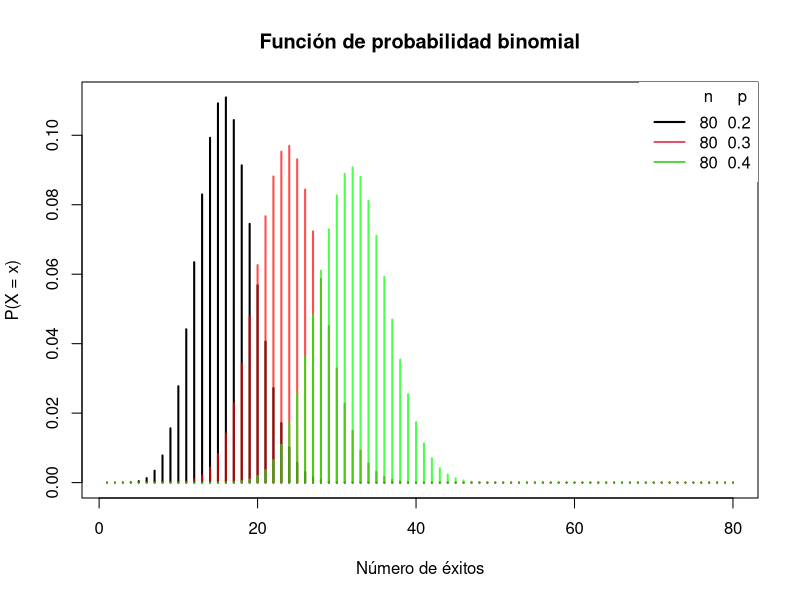

Write R code to recreate this figure.
# Aplicación Distribución Binomial 

# Ejercicio 1. 

# El 10 % de los articulos producidos por una máquina
# son defectuosos. Si elije una muestra aleatoria con 
# reemplazo de 6 articulos :

# a) Determinar la probabilidad que 2 articulos sean defectuosos.
# b) Determinar la probabilidad que al menos un articulo sea defectuoso.
# c) Determinar la probabilidad que sea mayos a 4 articulos

# Solución 

# Utilizamos dbinom
# Función de masa de probabilidad Binomial
# (Función de probabilidad)

# dbinom(x,n,p)

# para resolver el punto a reemplazamos los valores de x, n, p

dbinom(2,6,0.1)

# Para resolver el punto b reemplazamos

1-dbinom(0,6,0.1)

# para resolver el punto c reemplazamos 

1-pbinom(4,6,0.1)

# Ejercicio 2. 

# La última novela de un autor ha tenido un gran éxito, hasta el punto 
# de que el 80% de los lectores ya lan leido.Un grupo 
# de 4 amigos son aficionados a la lectura :

# a) ¿ Cuál es la probabilidad de que en el grupo hayan leido la novela 2 personas ?
# b) ¿ y cómo máximo 2 ?

# Solución 

#  Punto a reemplazamos los valores dbinom (x,n,p)

dbinom(2,4,0.8)

pbinom(prob=0.8,size=4,q=2)

# Ejercicio 3 

# Un agente de seguros vende pólizas a cinco persona de la misma edad
# y que disfrutan de buena salud, según las tablas actuales, la probabilidad
# de que una persona en estas condiciones viva 30 años o más
# es de 2/3. Hallese la probabilidad de que transcurridos 
# 30 años vivan :

# a) las cinco personas
# b) al menos tres personas 
# c9 excatamente tres personas

# Solución 

# punto a 

dbinom(prob = 2/3, size = 5, x= 5)

# punto b sea igual a 3 o mayor

sum (dbinom(3:5, 5, 2/3))

dbinom(prob = 2/3, size = 5, x= 2)


# Gráfico de la función de probabilidad binomial en R 

# Para el ejercicio 1

x<-1:80
# n = 80, p = 0.2

plot(dbinom(x, size = 80, prob = 0.2), type = "h", lwd = 2,
     main = "Función de probabilidad binomial",
     ylab = "P(X = x)", xlab = "Número de éxitos")

# n = 80, p = 0.3
lines(dbinom(x, size = 80, prob = 0.3), type = "h",
      lwd = 2, col = rgb(1,0,0, 0.7))

# n = 80, p = 0.4
lines(dbinom(x, size = 80, prob = 0.4), type = "h",
      lwd = 2, col = rgb(0, 1, 0, 0.7))

# Añadimos una leyenda
legend("topright", legend = c("80  0.2", "80  0.3", "80  0.4"),
       title = "n     p", title.adj = 0.85,
       lty = 1, col = 1:3, lwd = 2, box.lty = 0)